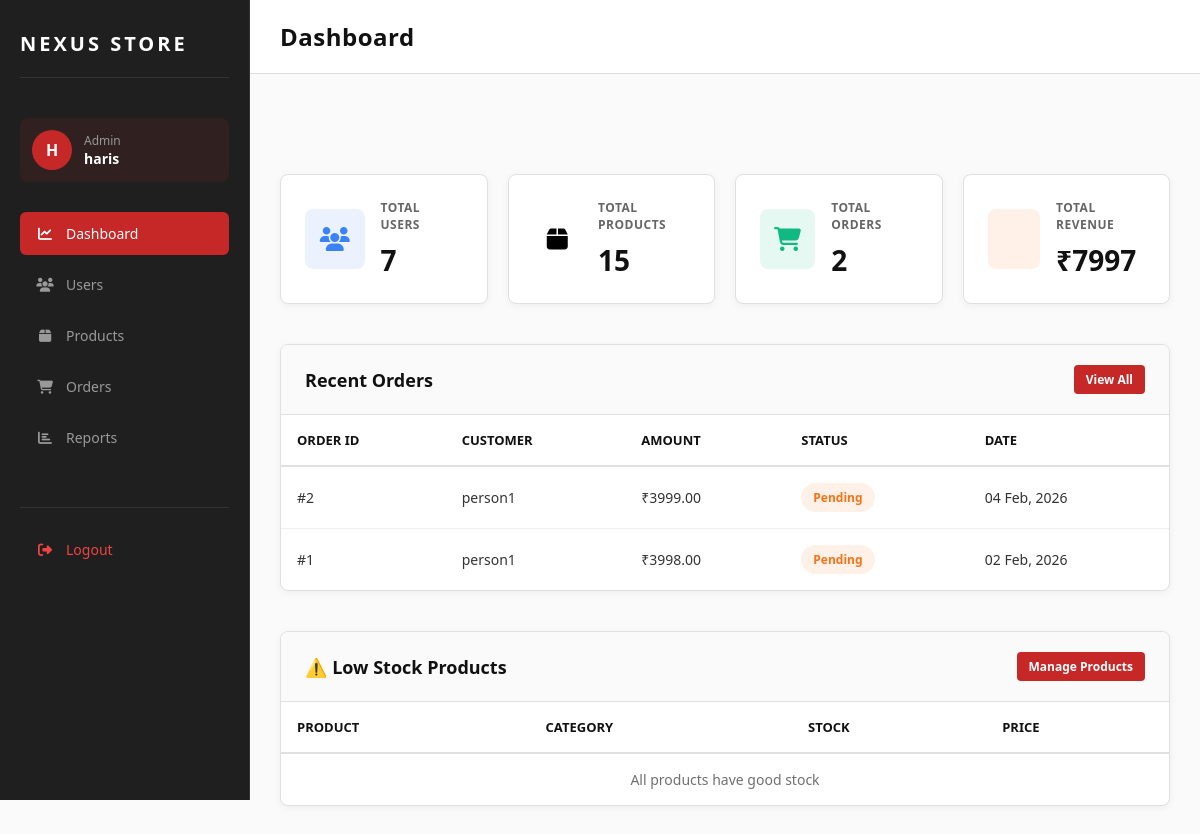
The app's page /admin-panel/dashboard/ (signed in), older data.
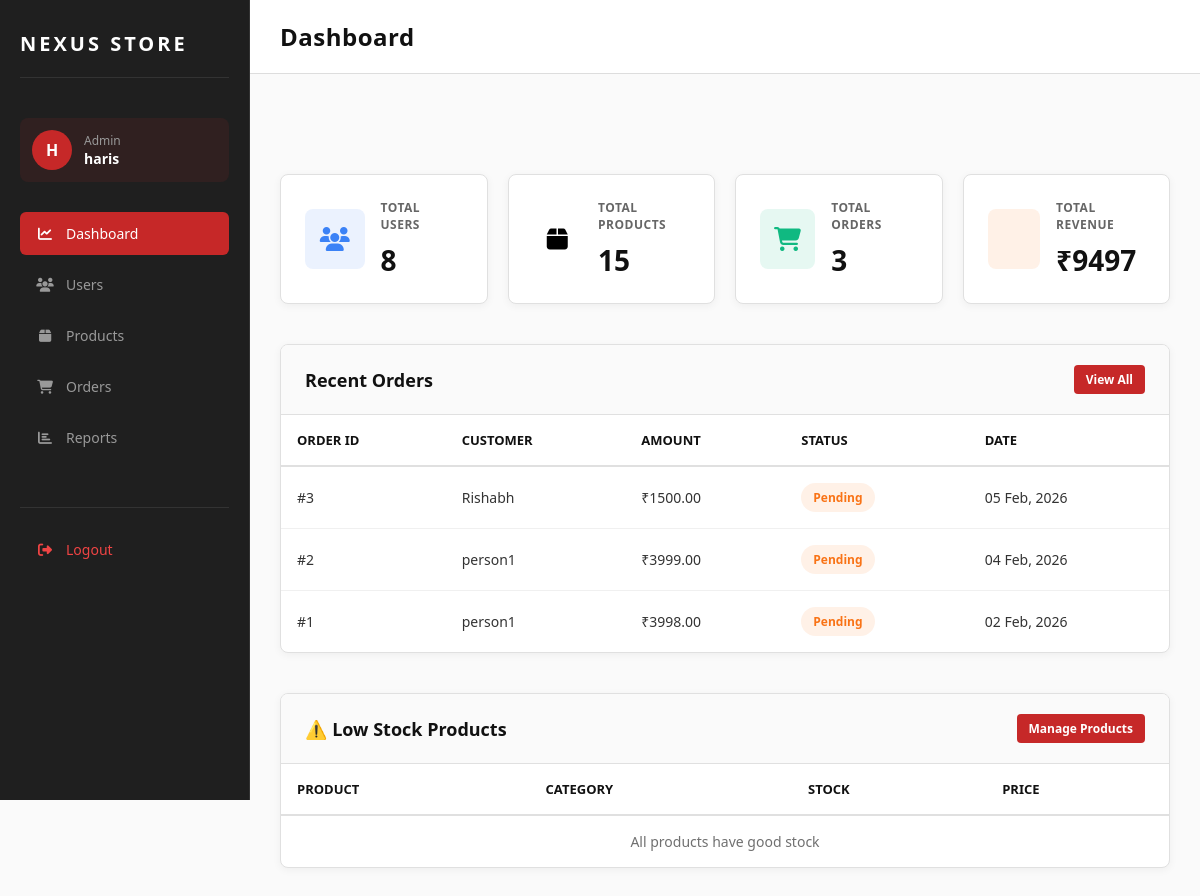
The same page, newer data.
### main/models.py (models this page shows, shortened)
class Order(models.Model):
    STATUS_CHOICES = [
        ('pending', 'Pending'),
        ('confirmed', 'Confirmed'),
        ('shipped', 'Shipped'),
        ('delivered', 'Delivered'),
        ('cancelled', 'Cancelled'),
    ]
    user = models.ForeignKey(User, on_delete=models.CASCADE, related_name='orders')
    total_price = models.DecimalField(max_digits=10, decimal_places=2)
    status = models.CharField(max_length=20, choices=STATUS_CHOICES, default='pending')
    shipping_address = models.TextField()
    phone = models.CharField(max_length=15)
    created_at = models.DateTimeField(auto_now_add=True)
    updated_at = models.DateTimeField(auto_now=True)
    class Meta:
        ordering = ['-created_at']

### adminapp/views.py (the view)
    def wrapper(request, *args, **kwargs):
        if not request.user.is_authenticated:
            return redirect('login')
        if not request.user.is_staff:
            return redirect('home')
        return view_func(request, *args, **kwargs)

### adminapp/views.py (called while the page is built)
def admin_required(view_func):
    def wrapper(request, *args, **kwargs):
        if not request.user.is_authenticated:
            return redirect('login')
        if not request.user.is_staff:
            return redirect('home')
        return view_func(request, *args, **kwargs)
    return wrapper

@admin_required
def admin_dashboard(request):
    total_users = User.objects.count()
    total_products = Product.objects.count()
    total_orders = Order.objects.count()
    total_revenue = Order.objects.aggregate(Sum('total_price'))['total_price__sum'] or 0
    recent_orders = Order.objects.select_related('user').order_by('-created_at')[:5]
    low_stock_products = Product.objects.filter(stock__lt=5)
    context = {
        'total_users': total_users,
        'total_products': total_products,
        'total_orders': total_orders,
        'total_revenue': total_revenue,
        'recent_orders': recent_orders,
        'low_stock_products': low_stock_products,
    }
    return render(request, 'adminapp/dashboard.html', context)

### templates/adminapp/dashboard.html (shortened to what this page needs)
{% extends 'adminapp/base.html' %}
{% block navbar_title %}Dashboard{% endblock %}
{% block content %}
<div class="stats-grid">
    <div class="stat-card">
        <div class="stat-icon blue">
            <i class="fas fa-users"></i>
        </div>
        <div class="stat-content">
            <h3>Total Users</h3>
            <div class="value">{{ total_users }}</div>
        </div>
    </div>
    <div class="stat-card">
        <div class="stat-icon purple">
            <i class="fas fa-box"></i>
        </div>
        <div class="stat-content">
            <h3>Total Products</h3>
            <div class="value">{{ total_products }}</div>
        </div>
    </div>
    <div class="stat-card">
        <div class="stat-icon green">
            <i class="fas fa-shopping-cart"></i>
        </div>
        <div class="stat-content">
            <h3>Total Orders</h3>
            <div class="value">{{ total_orders }}</div>
        </div>
    </div>
    <div class="stat-card">
        <div class="stat-icon orange">
        </div>
        <div class="stat-content">
            <h3>Total Revenue</h3>
            <div class="value">₹{{ total_revenue|floatformat:0 }}</div>
        </div>
    </div>
</div>
<div class="table-container">
    <div class="table-header">
        <div class="table-title">Recent Orders</div>
        <div class="table-actions">
            <a href="{% url 'admin_orders' %}" class="btn-primary btn-sm">View All</a>
        </div>
    </div>
    <table>
        <thead>
            <tr>
                <th>Order ID</th>
                <th>Customer</th>
                <th>Amount</th>
                <th>Status</th>
                <th>Date</th>
            </tr>
        </thead>
        <tbody>
            {% for order in recent_orders %}
            <tr>
                <td>#{{ order.id }}</td>
                <td>{{ order.user.get_full_name|default:order.user.username }}</td>
                <td>₹{{ order.total_price }}</td>
                <td>
                    <span class="status-badge {{ order.status }}">
                        {{ order.get_status_display }}
                    </span>
                </td>
                <td>{{ order.created_at|date:"d M, Y" }}</td>
            </tr>
            {% empty %}
            <tr>
                <td colspan="5" style="text-align: center; color: #707070;">No orders yet</td>
            </tr>
            {% endfor %}
        </tbody>
    </table>
</div>
<div class="table-container">
    <div class="table-header">
        <div class="table-title">⚠️ Low Stock Products</div>
        <div class="table-actions">
            <a href="{% url 'admin_products' %}" class="btn-primary btn-sm">Manage Products</a>
        </div>
    </div>
    <table>
        <thead>
            <tr>
                <th>Product</th>
                <th>Category</th>
                <th>Stock</th>
                <th>Price</th>
            </tr>
        </thead>
        <tbody>
            {% for product in low_stock_products %}
            <tr>
                <td>{{ product.name }}</td>
                <td>{{ product.category.name }}</td>
                <td><strong style="color: #f97316;">{{ product.stock }}</strong></td>
                <td>₹{{ product.price }}</td>
            </tr>
            {% empty %}
            <tr>
                <td colspan="4" style="text-align: center; color: #707070;">All products have good stock</td>
            </tr>
            {% endfor %}
        </tbody>
    </table>
</div>
{% endblock %}

Row changes from the older to the newer data that the page shows:
added Order: id "3", user.get_full_name "Rishabh", total_price "1500.00", status "Pending", created_at "05 Feb, 2026"
Text that changed along with them:
{{ total_users }}: "7" → "8"
{{ total_orders }}: "2" → "3"
{{ total_revenue|floatformat:0 }}: "7997" → "9497"
